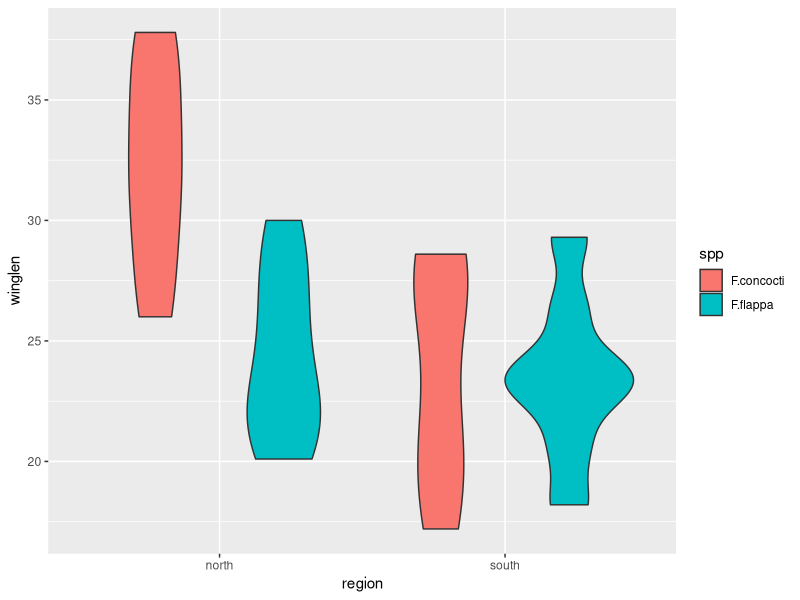
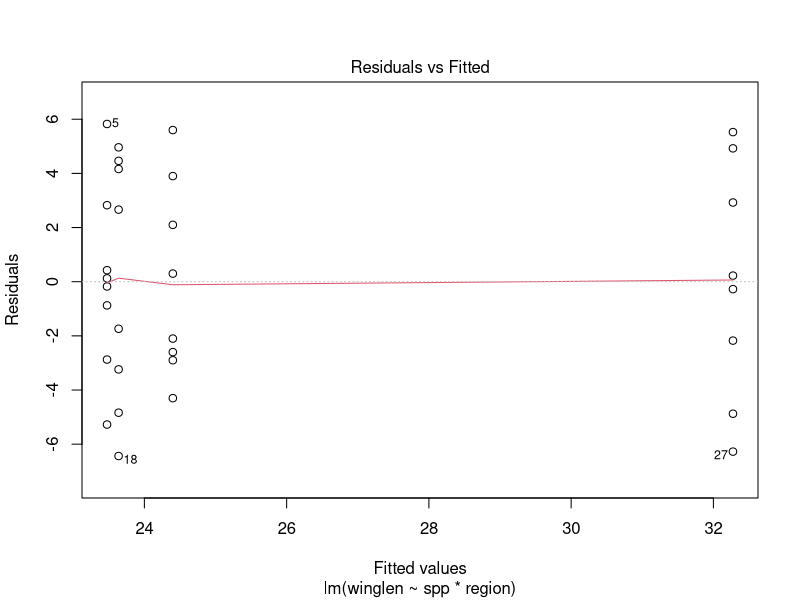
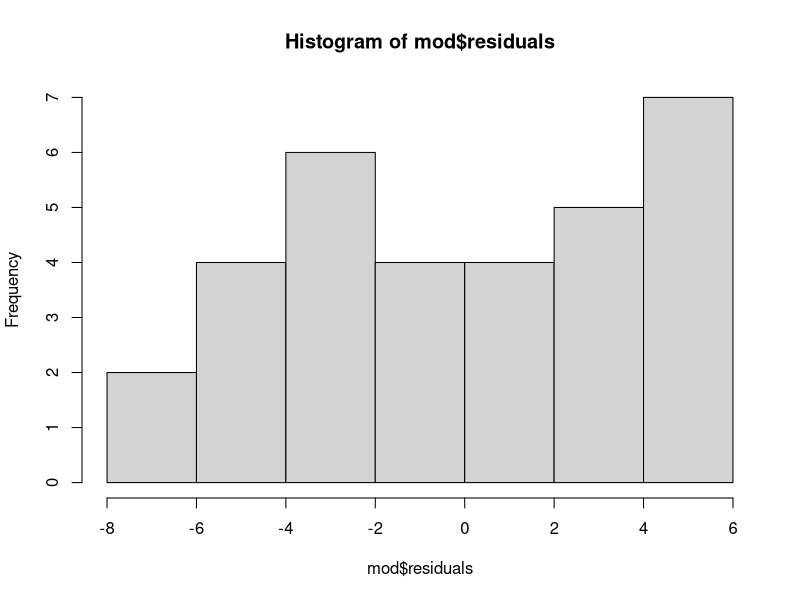
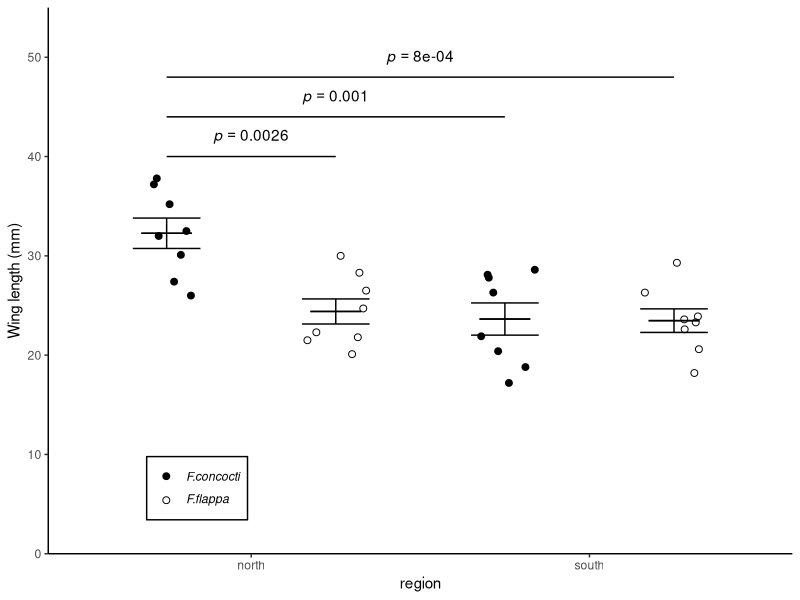

Write the R code that produced these figures, in order.
## ---- chunk 1
#| code-fold: false
library(tidyverse)
library(emmeans)
## ---- chunk 2
#| output: false

butter  <-  read_table("data-raw/butterf.txt")
str(butter)

## ---- chunk 3
#| output: false

# create a rough plot of the data  
ggplot(data = butter,
       aes(x = region, y = winglen, fill = spp)) +
  geom_violin()
# There seems to be little difference between the two species in the
# south but F.concocti
# is larger than F.flappa in the North.
## ---- chunk 4
#| output: false

# create a summary of the data
butter_summary <- butter |> 
  group_by(region, spp) |> 
  summarise(mean = mean(winglen),
            median = median(winglen),
            sd = sd(winglen),
            n = length(winglen),
            se = sd/sqrt(n))
## ---- chunk 5
#| output: false

# The data seem to be continuous so it is likely that a parametric
# test will be fine
# we will check the other assumptions after we have run the lm

# build the statistical model
mod <- lm(data = butter, winglen ~ spp * region)


# examine it
summary(mod)


# the line starting (Intercept) is  β0  
# the line starting sppF.flappa is β1
# the line starting regionsouth is β2
# the line starting sppF.flappa:regionsouth is β3

# F.concocti-north mean is β0 i.e., 32.275
# F.Flappa-north mean is β0 + β1 i.e., 32.275 - 7.875 = 24.4
# F.concocti-south is β0 + β2  i.e., 32.275 - 8.638 = 23.637
# F.Flappa--south is β0 + β1 + β2 + β3 
#           i.e., 32.275 - 7.875 - 8.638 + 7.713 = 23.475

# The model of spp and region overall explains a significant 
# amount (49%) of the variation in wing lengths
# (F = 8.1; d.f. = 3, 28; p = 0.0002). To see which of the three 
# effects are significant we can use the `anova()` function on our
# model.
## ---- chunk 6
#| output: false
anova(mod)

# There was a significant effect of species (F = 8.1; 
# d.f. = 1, 28; p = 0.008) and region (F = 11.5; 
# d.f. = 1, 28; p = 0.002) on wing length and these effects interact 
# (F = 7.5; d.f. = 1, 28; p = 0.01)

# It is important to consider how the interaction effect is
# influencing our interpretation of the main effects.
# Judging by the means and the rough plot, the significant
# effect of both species and region is due to the fact that
# F.concocti is larger than F.flappa in the North.
# In other words, we only have a significant effect of species
# in the North. 


# the emmeans package will let us see exactly what comparisons
# are significant
## ---- chunk 7
#| output: false
# post-hoc comparisons
emmeans(mod, ~ spp * region) |> pairs()

# As we suspected all the difference are between  F.concocti north
# and the other three groups. 
 # F.concocti north - F.flappa north    p = 0.0026
 # F.concocti north - F.concocti south  p = 0.0010
 # F.concocti north - F.flappa south    p = 0.0008

# There was a signifcant interaction between the effects of species 
# and region (F = 7.5; d.f. = 1, 28; p = 0.01) with Northern
# F.concocti being significantly larger than F.concocti in the 
# south (Tukey HSD: p = 0.0010) and F.flappa in the 
# north (p = 0.0026) and south (p = 0.0008). This creates a 
# significant difference between species averaged over region 
# (F = 8.1; d.f. = 1, 28; p = 0.008) and region averaged over species
## ---- chunk 8
#| output: false
# extractpvalues
ph_tidy <- emmeans(mod, ~ spp * region) |>
  pairs() |>
  broom::tidy()

p_concn_v_flapn <- ph_tidy |> 
  filter(contrast == "F.concocti north - F.flappa north") |> 
  pull(adj.p.value) |> round(4)
p_concn_v_concs <- ph_tidy |> 
  filter(contrast == "F.concocti north - F.concocti south") |> 
  pull(adj.p.value) |> round(4)
p_concn_v_flaps <- ph_tidy |> 
  filter(contrast == "F.concocti north - F.flappa south") |> 
  pull(adj.p.value) |> round(4)

## ---- chunk 9
#| output: false

# let's check the assumptions
plot(mod, which = 1) 
# we're looking for the variance in the residuals to be the same in both groups.
# This looks OK. Maybe a bit higher in the wild plants (with the higher mean)
 
hist(mod$residuals)
shapiro.test(mod$residuals)
# On balance the use of lm() is probably justifiable  The variance isn't quite equal 
# and the histogram looks a bit off normal but the normality test is NS and the 
# effect (in the figure) is clear.
## ---- chunk 10
#| output: false

# A figure 
butter_fig <- ggplot() +
  geom_point(data = butter, 
             aes(x = region,
                 y = winglen,
                 shape = spp),
             position = position_jitterdodge(dodge.width = 1,
                                             jitter.width = 0.2,
                                             jitter.height = 0),
             size = 2) +
  geom_errorbar(data = butter_summary, 
                aes(x = region, 
                    ymin = mean - se, 
                    ymax = mean + se, 
                    group = spp),
                width = 0.4, 
                position = position_dodge(width = 1)) +
  geom_errorbar(data = butter_summary, 
                aes(x = region, 
                    ymin = mean, 
                    ymax = mean, 
                    group = spp),
                width = 0.3, 
                position = position_dodge(width = 1) ) +
  scale_x_discrete(name = "region") +
  scale_y_continuous(name = "Wing length (mm)",
                     expand = c(0, 0),
                     limits = c(0, 55)) +
  scale_shape_manual(values = c(19, 1),
                     name = NULL,
                     labels = c(bquote(italic("F.concocti")),
                                bquote(italic("F.flappa")))) +
  # F.concocti north - F.flappa north    p = 0.0026
  annotate("segment",
           x = 0.75, xend = 1.25,
           y = 40, yend = 40,
           colour = "black") +
  annotate("text",
           x = 1,  y = 42,
           label = glue::glue("italic(p) == { p_concn_v_flapn }"),
           parse = TRUE) +
  # F.concocti north - F.concocti south  p = 0.0010
  annotate("segment",
           x = 0.75, xend = 1.75,
           y = 44, yend = 44,
           colour = "black") +
  annotate("text", x = 1.25,  y = 46,
           label = glue::glue("italic(p) == { p_concn_v_concs }"),
           parse = TRUE) +
  # F.concocti north - F.flappa south    p = 0.0008
  annotate("segment",
           x = 0.75, xend = 2.25,
           y = 48, yend = 48,
           colour = "black") +
  annotate("text", x = 1.5,  y = 50,
           label = glue::glue("italic(p) == { p_concn_v_flaps }"),
           parse = TRUE) +
  theme_classic() +
  theme(legend.title = element_blank(),
        legend.position = "inside",
        legend.position.inside = c(0.2, 0.12),
        legend.background = element_rect(colour = "black"))


# save figure to figures/butter.png
ggsave("figures/butter.png",
       plot = butter_fig,
       width = 3.5,
       height = 3.5,
       units = "in",
       dpi = 300)
